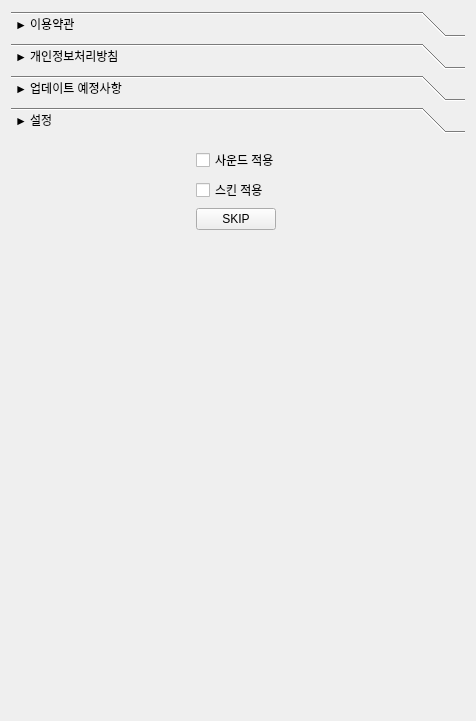
<?xml version="1.0" encoding="UTF-8"?>
<ui version="4.0">
 <class>Form</class>
 <widget class="QWidget" name="Form">
  <property name="geometry">
   <rect>
    <x>0</x>
    <y>0</y>
    <width>476</width>
    <height>721</height>
   </rect>
  </property>
  <property name="windowTitle">
   <string>Form</string>
  </property>
  <layout class="QHBoxLayout" name="horizontalLayout">
   <item>
    <widget class="QToolBox" name="toolBox">
     <property name="currentIndex">
      <number>3</number>
     </property>
     <widget class="QWidget" name="page">
      <property name="geometry">
       <rect>
        <x>0</x>
        <y>0</y>
        <width>452</width>
        <height>553</height>
       </rect>
      </property>
      <attribute name="label">
       <string>► 이용약관</string>
      </attribute>
      <layout class="QHBoxLayout" name="horizontalLayout_2">
       <item>
        <widget class="QScrollArea" name="scrollArea">
         <property name="widgetResizable">
          <bool>true</bool>
         </property>
         <widget class="QWidget" name="scrollAreaWidgetContents">
          <property name="geometry">
           <rect>
            <x>0</x>
            <y>0</y>
            <width>426</width>
            <height>527</height>
           </rect>
          </property>
          <layout class="QHBoxLayout" name="horizontalLayout_8">
           <item>
            <widget class="QTextEdit" name="textEdit_3">
             <property name="html">
              <string>&lt;!DOCTYPE HTML PUBLIC &quot;-//W3C//DTD HTML 4.0//EN&quot; &quot;http://www.w3.org/TR/REC-html40/strict.dtd&quot;&gt;
&lt;html&gt;&lt;head&gt;&lt;meta name=&quot;qrichtext&quot; content=&quot;1&quot; /&gt;&lt;style type=&quot;text/css&quot;&gt;
p, li { white-space: pre-wrap; }
&lt;/style&gt;&lt;/head&gt;&lt;body style=&quot; font-family:'.AppleSystemUIFont'; font-size:13pt; font-weight:400; font-style:normal;&quot;&gt;
&lt;p style=&quot; margin-top:0px; margin-bottom:0px; margin-left:0px; margin-right:0px; -qt-block-indent:0; text-indent:0px;&quot;&gt;ㅇ&lt;/p&gt;
&lt;p style=&quot; margin-top:0px; margin-bottom:0px; margin-left:0px; margin-right:0px; -qt-block-indent:0; text-indent:0px;&quot;&gt;ㅇ&lt;/p&gt;
&lt;p style=&quot; margin-top:0px; margin-bottom:0px; margin-left:0px; margin-right:0px; -qt-block-indent:0; text-indent:0px;&quot;&gt;ㅇ&lt;/p&gt;
&lt;p style=&quot; margin-top:0px; margin-bottom:0px; margin-left:0px; margin-right:0px; -qt-block-indent:0; text-indent:0px;&quot;&gt;ㅇ&lt;/p&gt;
&lt;p style=&quot; margin-top:0px; margin-bottom:0px; margin-left:0px; margin-right:0px; -qt-block-indent:0; text-indent:0px;&quot;&gt;ㅇ&lt;/p&gt;
&lt;p style=&quot; margin-top:0px; margin-bottom:0px; margin-left:0px; margin-right:0px; -qt-block-indent:0; text-indent:0px;&quot;&gt;ㅇ&lt;/p&gt;
&lt;p style=&quot; margin-top:0px; margin-bottom:0px; margin-left:0px; margin-right:0px; -qt-block-indent:0; text-indent:0px;&quot;&gt;ㅇ&lt;/p&gt;
&lt;p style=&quot; margin-top:0px; margin-bottom:0px; margin-left:0px; margin-right:0px; -qt-block-indent:0; text-indent:0px;&quot;&gt;ㅇ&lt;/p&gt;
&lt;p style=&quot; margin-top:0px; margin-bottom:0px; margin-left:0px; margin-right:0px; -qt-block-indent:0; text-indent:0px;&quot;&gt;ㅇ&lt;/p&gt;
&lt;p style=&quot; margin-top:0px; margin-bottom:0px; margin-left:0px; margin-right:0px; -qt-block-indent:0; text-indent:0px;&quot;&gt;ㅇ&lt;/p&gt;
&lt;p style=&quot; margin-top:0px; margin-bottom:0px; margin-left:0px; margin-right:0px; -qt-block-indent:0; text-indent:0px;&quot;&gt;ㅇ&lt;/p&gt;
&lt;p style=&quot; margin-top:0px; margin-bottom:0px; margin-left:0px; margin-right:0px; -qt-block-indent:0; text-indent:0px;&quot;&gt;ㅇ&lt;/p&gt;
&lt;p style=&quot; margin-top:0px; margin-bottom:0px; margin-left:0px; margin-right:0px; -qt-block-indent:0; text-indent:0px;&quot;&gt;ㅇ&lt;/p&gt;
&lt;p style=&quot; margin-top:0px; margin-bottom:0px; margin-left:0px; margin-right:0px; -qt-block-indent:0; text-indent:0px;&quot;&gt;ㅇ&lt;/p&gt;
&lt;p style=&quot; margin-top:0px; margin-bottom:0px; margin-left:0px; margin-right:0px; -qt-block-indent:0; text-indent:0px;&quot;&gt;ㅇ&lt;/p&gt;
&lt;p style=&quot; margin-top:0px; margin-bottom:0px; margin-left:0px; margin-right:0px; -qt-block-indent:0; text-indent:0px;&quot;&gt;ㅇ&lt;/p&gt;
&lt;p style=&quot; margin-top:0px; margin-bottom:0px; margin-left:0px; margin-right:0px; -qt-block-indent:0; text-indent:0px;&quot;&gt;ㅇ&lt;/p&gt;
&lt;p style=&quot; margin-top:0px; margin-bottom:0px; margin-left:0px; margin-right:0px; -qt-block-indent:0; text-indent:0px;&quot;&gt;ㅇ&lt;/p&gt;
&lt;p style=&quot; margin-top:0px; margin-bottom:0px; margin-left:0px; margin-right:0px; -qt-block-indent:0; text-indent:0px;&quot;&gt;ㅇ&lt;/p&gt;
&lt;p style=&quot; margin-top:0px; margin-bottom:0px; margin-left:0px; margin-right:0px; -qt-block-indent:0; text-indent:0px;&quot;&gt;ㅇ&lt;/p&gt;
&lt;p style=&quot; margin-top:0px; margin-bottom:0px; margin-left:0px; margin-right:0px; -qt-block-indent:0; text-indent:0px;&quot;&gt;ㅇ&lt;/p&gt;
&lt;p style=&quot; margin-top:0px; margin-bottom:0px; margin-left:0px; margin-right:0px; -qt-block-indent:0; text-indent:0px;&quot;&gt;ㅇ&lt;/p&gt;
&lt;p style=&quot; margin-top:0px; margin-bottom:0px; margin-left:0px; margin-right:0px; -qt-block-indent:0; text-indent:0px;&quot;&gt;ㅇ&lt;/p&gt;
&lt;p style=&quot; margin-top:0px; margin-bottom:0px; margin-left:0px; margin-right:0px; -qt-block-indent:0; text-indent:0px;&quot;&gt;ㅇ&lt;/p&gt;
&lt;p style=&quot; margin-top:0px; margin-bottom:0px; margin-left:0px; margin-right:0px; -qt-block-indent:0; text-indent:0px;&quot;&gt;ㅇ&lt;/p&gt;
&lt;p style=&quot; margin-top:0px; margin-bottom:0px; margin-left:0px; margin-right:0px; -qt-block-indent:0; text-indent:0px;&quot;&gt;ㅇ&lt;/p&gt;
&lt;p style=&quot; margin-top:0px; margin-bottom:0px; margin-left:0px; margin-right:0px; -qt-block-indent:0; text-indent:0px;&quot;&gt;ㅇ&lt;/p&gt;
&lt;p style=&quot; margin-top:0px; margin-bottom:0px; margin-left:0px; margin-right:0px; -qt-block-indent:0; text-indent:0px;&quot;&gt;ㅇ&lt;/p&gt;
&lt;p style=&quot; margin-top:0px; margin-bottom:0px; margin-left:0px; margin-right:0px; -qt-block-indent:0; text-indent:0px;&quot;&gt;ㅇ&lt;/p&gt;
&lt;p style=&quot; margin-top:0px; margin-bottom:0px; margin-left:0px; margin-right:0px; -qt-block-indent:0; text-indent:0px;&quot;&gt;ㅇ&lt;/p&gt;
&lt;p style=&quot; margin-top:0px; margin-bottom:0px; margin-left:0px; margin-right:0px; -qt-block-indent:0; text-indent:0px;&quot;&gt;ㅇ&lt;/p&gt;
&lt;p style=&quot; margin-top:0px; margin-bottom:0px; margin-left:0px; margin-right:0px; -qt-block-indent:0; text-indent:0px;&quot;&gt;ㅇ&lt;/p&gt;
&lt;p style=&quot; margin-top:0px; margin-bottom:0px; margin-left:0px; margin-right:0px; -qt-block-indent:0; text-indent:0px;&quot;&gt;ㅇ&lt;/p&gt;
&lt;p style=&quot; margin-top:0px; margin-bottom:0px; margin-left:0px; margin-right:0px; -qt-block-indent:0; text-indent:0px;&quot;&gt;ㅇ&lt;/p&gt;
&lt;p style=&quot; margin-top:0px; margin-bottom:0px; margin-left:0px; margin-right:0px; -qt-block-indent:0; text-indent:0px;&quot;&gt;ㅇ&lt;/p&gt;
&lt;p style=&quot; margin-top:0px; margin-bottom:0px; margin-left:0px; margin-right:0px; -qt-block-indent:0; text-indent:0px;&quot;&gt;ㅇ&lt;/p&gt;
&lt;p style=&quot; margin-top:0px; margin-bottom:0px; margin-left:0px; margin-right:0px; -qt-block-indent:0; text-indent:0px;&quot;&gt;ㅇ&lt;/p&gt;
&lt;p style=&quot; margin-top:0px; margin-bottom:0px; margin-left:0px; margin-right:0px; -qt-block-indent:0; text-indent:0px;&quot;&gt;ㅇ&lt;/p&gt;
&lt;p style=&quot; margin-top:0px; margin-bottom:0px; margin-left:0px; margin-right:0px; -qt-block-indent:0; text-indent:0px;&quot;&gt;ㅇ&lt;/p&gt;
&lt;p style=&quot; margin-top:0px; margin-bottom:0px; margin-left:0px; margin-right:0px; -qt-block-indent:0; text-indent:0px;&quot;&gt;ㅇ&lt;/p&gt;
&lt;p style=&quot; margin-top:0px; margin-bottom:0px; margin-left:0px; margin-right:0px; -qt-block-indent:0; text-indent:0px;&quot;&gt;ㅇ&lt;/p&gt;
&lt;p style=&quot; margin-top:0px; margin-bottom:0px; margin-left:0px; margin-right:0px; -qt-block-indent:0; text-indent:0px;&quot;&gt;ㅇ&lt;/p&gt;
&lt;p style=&quot;-qt-paragraph-type:empty; margin-top:0px; margin-bottom:0px; margin-left:0px; margin-right:0px; -qt-block-indent:0; text-indent:0px;&quot;&gt;&lt;br /&gt;&lt;/p&gt;&lt;/body&gt;&lt;/html&gt;</string>
             </property>
            </widget>
           </item>
          </layout>
         </widget>
        </widget>
       </item>
      </layout>
     </widget>
     <widget class="QWidget" name="page_2">
      <property name="geometry">
       <rect>
        <x>0</x>
        <y>0</y>
        <width>452</width>
        <height>553</height>
       </rect>
      </property>
      <attribute name="label">
       <string>► 개인정보처리방침</string>
      </attribute>
      <layout class="QHBoxLayout" name="horizontalLayout_3">
       <item>
        <widget class="QScrollArea" name="scrollArea_2">
         <property name="widgetResizable">
          <bool>true</bool>
         </property>
         <widget class="QWidget" name="scrollAreaWidgetContents_2">
          <property name="geometry">
           <rect>
            <x>0</x>
            <y>0</y>
            <width>426</width>
            <height>527</height>
           </rect>
          </property>
          <layout class="QHBoxLayout" name="horizontalLayout_7">
           <item>
            <widget class="QTextEdit" name="textEdit_2">
             <property name="html">
              <string>&lt;!DOCTYPE HTML PUBLIC &quot;-//W3C//DTD HTML 4.0//EN&quot; &quot;http://www.w3.org/TR/REC-html40/strict.dtd&quot;&gt;
&lt;html&gt;&lt;head&gt;&lt;meta name=&quot;qrichtext&quot; content=&quot;1&quot; /&gt;&lt;style type=&quot;text/css&quot;&gt;
p, li { white-space: pre-wrap; }
&lt;/style&gt;&lt;/head&gt;&lt;body style=&quot; font-family:'.AppleSystemUIFont'; font-size:13pt; font-weight:400; font-style:normal;&quot;&gt;
&lt;p style=&quot; margin-top:0px; margin-bottom:0px; margin-left:0px; margin-right:0px; -qt-block-indent:0; text-indent:0px;&quot;&gt;ㅎ&lt;/p&gt;
&lt;p style=&quot; margin-top:0px; margin-bottom:0px; margin-left:0px; margin-right:0px; -qt-block-indent:0; text-indent:0px;&quot;&gt;ㅎ&lt;/p&gt;
&lt;p style=&quot; margin-top:0px; margin-bottom:0px; margin-left:0px; margin-right:0px; -qt-block-indent:0; text-indent:0px;&quot;&gt;ㅎ&lt;/p&gt;
&lt;p style=&quot; margin-top:0px; margin-bottom:0px; margin-left:0px; margin-right:0px; -qt-block-indent:0; text-indent:0px;&quot;&gt;ㅎ&lt;/p&gt;
&lt;p style=&quot; margin-top:0px; margin-bottom:0px; margin-left:0px; margin-right:0px; -qt-block-indent:0; text-indent:0px;&quot;&gt;ㅎ&lt;/p&gt;
&lt;p style=&quot; margin-top:0px; margin-bottom:0px; margin-left:0px; margin-right:0px; -qt-block-indent:0; text-indent:0px;&quot;&gt;ㅎ&lt;/p&gt;
&lt;p style=&quot; margin-top:0px; margin-bottom:0px; margin-left:0px; margin-right:0px; -qt-block-indent:0; text-indent:0px;&quot;&gt;ㅎ&lt;/p&gt;
&lt;p style=&quot; margin-top:0px; margin-bottom:0px; margin-left:0px; margin-right:0px; -qt-block-indent:0; text-indent:0px;&quot;&gt;ㅎ&lt;/p&gt;
&lt;p style=&quot; margin-top:0px; margin-bottom:0px; margin-left:0px; margin-right:0px; -qt-block-indent:0; text-indent:0px;&quot;&gt;ㅎ&lt;/p&gt;
&lt;p style=&quot; margin-top:0px; margin-bottom:0px; margin-left:0px; margin-right:0px; -qt-block-indent:0; text-indent:0px;&quot;&gt;ㅎ&lt;/p&gt;
&lt;p style=&quot; margin-top:0px; margin-bottom:0px; margin-left:0px; margin-right:0px; -qt-block-indent:0; text-indent:0px;&quot;&gt;ㅎ&lt;/p&gt;
&lt;p style=&quot; margin-top:0px; margin-bottom:0px; margin-left:0px; margin-right:0px; -qt-block-indent:0; text-indent:0px;&quot;&gt;ㅎ&lt;/p&gt;
&lt;p style=&quot; margin-top:0px; margin-bottom:0px; margin-left:0px; margin-right:0px; -qt-block-indent:0; text-indent:0px;&quot;&gt;ㅎ&lt;/p&gt;
&lt;p style=&quot; margin-top:0px; margin-bottom:0px; margin-left:0px; margin-right:0px; -qt-block-indent:0; text-indent:0px;&quot;&gt;ㅎ&lt;/p&gt;
&lt;p style=&quot; margin-top:0px; margin-bottom:0px; margin-left:0px; margin-right:0px; -qt-block-indent:0; text-indent:0px;&quot;&gt;ㅎ&lt;/p&gt;
&lt;p style=&quot; margin-top:0px; margin-bottom:0px; margin-left:0px; margin-right:0px; -qt-block-indent:0; text-indent:0px;&quot;&gt;ㅎ&lt;/p&gt;
&lt;p style=&quot; margin-top:0px; margin-bottom:0px; margin-left:0px; margin-right:0px; -qt-block-indent:0; text-indent:0px;&quot;&gt;ㅎ&lt;/p&gt;
&lt;p style=&quot; margin-top:0px; margin-bottom:0px; margin-left:0px; margin-right:0px; -qt-block-indent:0; text-indent:0px;&quot;&gt;ㅎ&lt;/p&gt;
&lt;p style=&quot; margin-top:0px; margin-bottom:0px; margin-left:0px; margin-right:0px; -qt-block-indent:0; text-indent:0px;&quot;&gt;ㅎ&lt;/p&gt;
&lt;p style=&quot; margin-top:0px; margin-bottom:0px; margin-left:0px; margin-right:0px; -qt-block-indent:0; text-indent:0px;&quot;&gt;ㅎ&lt;/p&gt;
&lt;p style=&quot; margin-top:0px; margin-bottom:0px; margin-left:0px; margin-right:0px; -qt-block-indent:0; text-indent:0px;&quot;&gt;ㅎ&lt;/p&gt;
&lt;p style=&quot; margin-top:0px; margin-bottom:0px; margin-left:0px; margin-right:0px; -qt-block-indent:0; text-indent:0px;&quot;&gt;ㅎ&lt;/p&gt;
&lt;p style=&quot; margin-top:0px; margin-bottom:0px; margin-left:0px; margin-right:0px; -qt-block-indent:0; text-indent:0px;&quot;&gt;ㅎ&lt;/p&gt;
&lt;p style=&quot; margin-top:0px; margin-bottom:0px; margin-left:0px; margin-right:0px; -qt-block-indent:0; text-indent:0px;&quot;&gt;ㅎ&lt;/p&gt;
&lt;p style=&quot; margin-top:0px; margin-bottom:0px; margin-left:0px; margin-right:0px; -qt-block-indent:0; text-indent:0px;&quot;&gt;ㅎ&lt;/p&gt;
&lt;p style=&quot; margin-top:0px; margin-bottom:0px; margin-left:0px; margin-right:0px; -qt-block-indent:0; text-indent:0px;&quot;&gt;ㅎ&lt;/p&gt;
&lt;p style=&quot; margin-top:0px; margin-bottom:0px; margin-left:0px; margin-right:0px; -qt-block-indent:0; text-indent:0px;&quot;&gt;ㅎ&lt;/p&gt;
&lt;p style=&quot; margin-top:0px; margin-bottom:0px; margin-left:0px; margin-right:0px; -qt-block-indent:0; text-indent:0px;&quot;&gt;ㅎ&lt;/p&gt;
&lt;p style=&quot; margin-top:0px; margin-bottom:0px; margin-left:0px; margin-right:0px; -qt-block-indent:0; text-indent:0px;&quot;&gt;ㅎ&lt;/p&gt;
&lt;p style=&quot; margin-top:0px; margin-bottom:0px; margin-left:0px; margin-right:0px; -qt-block-indent:0; text-indent:0px;&quot;&gt;ㅎ&lt;/p&gt;
&lt;p style=&quot; margin-top:0px; margin-bottom:0px; margin-left:0px; margin-right:0px; -qt-block-indent:0; text-indent:0px;&quot;&gt;ㅎ&lt;/p&gt;
&lt;p style=&quot; margin-top:0px; margin-bottom:0px; margin-left:0px; margin-right:0px; -qt-block-indent:0; text-indent:0px;&quot;&gt;ㅎ&lt;/p&gt;
&lt;p style=&quot; margin-top:0px; margin-bottom:0px; margin-left:0px; margin-right:0px; -qt-block-indent:0; text-indent:0px;&quot;&gt;ㅎ&lt;/p&gt;
&lt;p style=&quot; margin-top:0px; margin-bottom:0px; margin-left:0px; margin-right:0px; -qt-block-indent:0; text-indent:0px;&quot;&gt;ㅎ&lt;/p&gt;
&lt;p style=&quot; margin-top:0px; margin-bottom:0px; margin-left:0px; margin-right:0px; -qt-block-indent:0; text-indent:0px;&quot;&gt;ㅎ&lt;/p&gt;
&lt;p style=&quot;-qt-paragraph-type:empty; margin-top:0px; margin-bottom:0px; margin-left:0px; margin-right:0px; -qt-block-indent:0; text-indent:0px;&quot;&gt;&lt;br /&gt;&lt;/p&gt;&lt;/body&gt;&lt;/html&gt;</string>
             </property>
            </widget>
           </item>
          </layout>
         </widget>
        </widget>
       </item>
      </layout>
     </widget>
     <widget class="QWidget" name="page_3">
      <attribute name="label">
       <string>► 업데이트 예정사항</string>
      </attribute>
      <layout class="QHBoxLayout" name="horizontalLayout_4">
       <item>
        <widget class="QScrollArea" name="scrollArea_3">
         <property name="widgetResizable">
          <bool>true</bool>
         </property>
         <widget class="QWidget" name="scrollAreaWidgetContents_3">
          <property name="geometry">
           <rect>
            <x>0</x>
            <y>0</y>
            <width>426</width>
            <height>527</height>
           </rect>
          </property>
          <layout class="QHBoxLayout" name="horizontalLayout_6">
           <item>
            <widget class="QTextEdit" name="textEdit">
             <property name="html">
              <string>&lt;!DOCTYPE HTML PUBLIC &quot;-//W3C//DTD HTML 4.0//EN&quot; &quot;http://www.w3.org/TR/REC-html40/strict.dtd&quot;&gt;
&lt;html&gt;&lt;head&gt;&lt;meta name=&quot;qrichtext&quot; content=&quot;1&quot; /&gt;&lt;style type=&quot;text/css&quot;&gt;
p, li { white-space: pre-wrap; }
&lt;/style&gt;&lt;/head&gt;&lt;body style=&quot; font-family:'.AppleSystemUIFont'; font-size:13pt; font-weight:400; font-style:normal;&quot;&gt;
&lt;p style=&quot; margin-top:0px; margin-bottom:0px; margin-left:0px; margin-right:0px; -qt-block-indent:0; text-indent:0px;&quot;&gt;ㅋ&lt;/p&gt;
&lt;p style=&quot; margin-top:0px; margin-bottom:0px; margin-left:0px; margin-right:0px; -qt-block-indent:0; text-indent:0px;&quot;&gt;ㅋ&lt;/p&gt;
&lt;p style=&quot; margin-top:0px; margin-bottom:0px; margin-left:0px; margin-right:0px; -qt-block-indent:0; text-indent:0px;&quot;&gt;ㅋ&lt;/p&gt;
&lt;p style=&quot; margin-top:0px; margin-bottom:0px; margin-left:0px; margin-right:0px; -qt-block-indent:0; text-indent:0px;&quot;&gt;ㅋ&lt;/p&gt;
&lt;p style=&quot; margin-top:0px; margin-bottom:0px; margin-left:0px; margin-right:0px; -qt-block-indent:0; text-indent:0px;&quot;&gt;ㅋ&lt;/p&gt;
&lt;p style=&quot; margin-top:0px; margin-bottom:0px; margin-left:0px; margin-right:0px; -qt-block-indent:0; text-indent:0px;&quot;&gt;ㅋ&lt;/p&gt;
&lt;p style=&quot; margin-top:0px; margin-bottom:0px; margin-left:0px; margin-right:0px; -qt-block-indent:0; text-indent:0px;&quot;&gt;ㅋ&lt;/p&gt;
&lt;p style=&quot; margin-top:0px; margin-bottom:0px; margin-left:0px; margin-right:0px; -qt-block-indent:0; text-indent:0px;&quot;&gt;ㅋ&lt;/p&gt;
&lt;p style=&quot; margin-top:0px; margin-bottom:0px; margin-left:0px; margin-right:0px; -qt-block-indent:0; text-indent:0px;&quot;&gt;ㅋ&lt;/p&gt;
&lt;p style=&quot; margin-top:0px; margin-bottom:0px; margin-left:0px; margin-right:0px; -qt-block-indent:0; text-indent:0px;&quot;&gt;ㅋ&lt;/p&gt;
&lt;p style=&quot; margin-top:0px; margin-bottom:0px; margin-left:0px; margin-right:0px; -qt-block-indent:0; text-indent:0px;&quot;&gt;ㅋ&lt;/p&gt;
&lt;p style=&quot; margin-top:0px; margin-bottom:0px; margin-left:0px; margin-right:0px; -qt-block-indent:0; text-indent:0px;&quot;&gt;ㅋ&lt;/p&gt;
&lt;p style=&quot; margin-top:0px; margin-bottom:0px; margin-left:0px; margin-right:0px; -qt-block-indent:0; text-indent:0px;&quot;&gt;ㅋ&lt;/p&gt;
&lt;p style=&quot; margin-top:0px; margin-bottom:0px; margin-left:0px; margin-right:0px; -qt-block-indent:0; text-indent:0px;&quot;&gt;ㅋ&lt;/p&gt;
&lt;p style=&quot; margin-top:0px; margin-bottom:0px; margin-left:0px; margin-right:0px; -qt-block-indent:0; text-indent:0px;&quot;&gt;ㅋ&lt;/p&gt;
&lt;p style=&quot; margin-top:0px; margin-bottom:0px; margin-left:0px; margin-right:0px; -qt-block-indent:0; text-indent:0px;&quot;&gt;ㅋ&lt;/p&gt;
&lt;p style=&quot; margin-top:0px; margin-bottom:0px; margin-left:0px; margin-right:0px; -qt-block-indent:0; text-indent:0px;&quot;&gt;ㅋ&lt;/p&gt;
&lt;p style=&quot; margin-top:0px; margin-bottom:0px; margin-left:0px; margin-right:0px; -qt-block-indent:0; text-indent:0px;&quot;&gt;ㅋ&lt;/p&gt;
&lt;p style=&quot; margin-top:0px; margin-bottom:0px; margin-left:0px; margin-right:0px; -qt-block-indent:0; text-indent:0px;&quot;&gt;ㅋ&lt;/p&gt;
&lt;p style=&quot; margin-top:0px; margin-bottom:0px; margin-left:0px; margin-right:0px; -qt-block-indent:0; text-indent:0px;&quot;&gt;ㅋ&lt;/p&gt;
&lt;p style=&quot; margin-top:0px; margin-bottom:0px; margin-left:0px; margin-right:0px; -qt-block-indent:0; text-indent:0px;&quot;&gt;ㅋ&lt;/p&gt;
&lt;p style=&quot; margin-top:0px; margin-bottom:0px; margin-left:0px; margin-right:0px; -qt-block-indent:0; text-indent:0px;&quot;&gt;ㅋ&lt;/p&gt;
&lt;p style=&quot; margin-top:0px; margin-bottom:0px; margin-left:0px; margin-right:0px; -qt-block-indent:0; text-indent:0px;&quot;&gt;ㅋ&lt;/p&gt;
&lt;p style=&quot; margin-top:0px; margin-bottom:0px; margin-left:0px; margin-right:0px; -qt-block-indent:0; text-indent:0px;&quot;&gt;ㅋ&lt;/p&gt;
&lt;p style=&quot; margin-top:0px; margin-bottom:0px; margin-left:0px; margin-right:0px; -qt-block-indent:0; text-indent:0px;&quot;&gt;ㅋ&lt;/p&gt;
&lt;p style=&quot; margin-top:0px; margin-bottom:0px; margin-left:0px; margin-right:0px; -qt-block-indent:0; text-indent:0px;&quot;&gt;ㅋ&lt;/p&gt;
&lt;p style=&quot; margin-top:0px; margin-bottom:0px; margin-left:0px; margin-right:0px; -qt-block-indent:0; text-indent:0px;&quot;&gt;ㅋ&lt;/p&gt;
&lt;p style=&quot; margin-top:0px; margin-bottom:0px; margin-left:0px; margin-right:0px; -qt-block-indent:0; text-indent:0px;&quot;&gt;ㅋ&lt;/p&gt;
&lt;p style=&quot; margin-top:0px; margin-bottom:0px; margin-left:0px; margin-right:0px; -qt-block-indent:0; text-indent:0px;&quot;&gt;ㅋ&lt;/p&gt;
&lt;p style=&quot; margin-top:0px; margin-bottom:0px; margin-left:0px; margin-right:0px; -qt-block-indent:0; text-indent:0px;&quot;&gt;ㅋ&lt;/p&gt;
&lt;p style=&quot; margin-top:0px; margin-bottom:0px; margin-left:0px; margin-right:0px; -qt-block-indent:0; text-indent:0px;&quot;&gt;ㅋ&lt;/p&gt;
&lt;p style=&quot; margin-top:0px; margin-bottom:0px; margin-left:0px; margin-right:0px; -qt-block-indent:0; text-indent:0px;&quot;&gt;ㅋ&lt;/p&gt;
&lt;p style=&quot; margin-top:0px; margin-bottom:0px; margin-left:0px; margin-right:0px; -qt-block-indent:0; text-indent:0px;&quot;&gt;ㅋ&lt;/p&gt;
&lt;p style=&quot; margin-top:0px; margin-bottom:0px; margin-left:0px; margin-right:0px; -qt-block-indent:0; text-indent:0px;&quot;&gt;ㅋ&lt;/p&gt;
&lt;p style=&quot; margin-top:0px; margin-bottom:0px; margin-left:0px; margin-right:0px; -qt-block-indent:0; text-indent:0px;&quot;&gt;ㅋ&lt;/p&gt;
&lt;p style=&quot; margin-top:0px; margin-bottom:0px; margin-left:0px; margin-right:0px; -qt-block-indent:0; text-indent:0px;&quot;&gt;ㅋ&lt;/p&gt;
&lt;p style=&quot; margin-top:0px; margin-bottom:0px; margin-left:0px; margin-right:0px; -qt-block-indent:0; text-indent:0px;&quot;&gt;ㅋ&lt;/p&gt;
&lt;p style=&quot; margin-top:0px; margin-bottom:0px; margin-left:0px; margin-right:0px; -qt-block-indent:0; text-indent:0px;&quot;&gt;ㅋ&lt;/p&gt;
&lt;p style=&quot; margin-top:0px; margin-bottom:0px; margin-left:0px; margin-right:0px; -qt-block-indent:0; text-indent:0px;&quot;&gt;ㅋ&lt;/p&gt;
&lt;p style=&quot; margin-top:0px; margin-bottom:0px; margin-left:0px; margin-right:0px; -qt-block-indent:0; text-indent:0px;&quot;&gt;ㅋ&lt;/p&gt;
&lt;p style=&quot; margin-top:0px; margin-bottom:0px; margin-left:0px; margin-right:0px; -qt-block-indent:0; text-indent:0px;&quot;&gt;ㅋ&lt;/p&gt;
&lt;p style=&quot; margin-top:0px; margin-bottom:0px; margin-left:0px; margin-right:0px; -qt-block-indent:0; text-indent:0px;&quot;&gt;ㅋ&lt;/p&gt;
&lt;p style=&quot; margin-top:0px; margin-bottom:0px; margin-left:0px; margin-right:0px; -qt-block-indent:0; text-indent:0px;&quot;&gt;ㅋ&lt;/p&gt;
&lt;p style=&quot; margin-top:0px; margin-bottom:0px; margin-left:0px; margin-right:0px; -qt-block-indent:0; text-indent:0px;&quot;&gt;ㅋ&lt;/p&gt;
&lt;p style=&quot; margin-top:0px; margin-bottom:0px; margin-left:0px; margin-right:0px; -qt-block-indent:0; text-indent:0px;&quot;&gt;ㅋ&lt;/p&gt;
&lt;p style=&quot; margin-top:0px; margin-bottom:0px; margin-left:0px; margin-right:0px; -qt-block-indent:0; text-indent:0px;&quot;&gt;ㅋ&lt;/p&gt;
&lt;p style=&quot; margin-top:0px; margin-bottom:0px; margin-left:0px; margin-right:0px; -qt-block-indent:0; text-indent:0px;&quot;&gt;ㅋ&lt;/p&gt;
&lt;p style=&quot; margin-top:0px; margin-bottom:0px; margin-left:0px; margin-right:0px; -qt-block-indent:0; text-indent:0px;&quot;&gt;ㅋ&lt;/p&gt;
&lt;p style=&quot; margin-top:0px; margin-bottom:0px; margin-left:0px; margin-right:0px; -qt-block-indent:0; text-indent:0px;&quot;&gt;ㅋ&lt;/p&gt;
&lt;p style=&quot; margin-top:0px; margin-bottom:0px; margin-left:0px; margin-right:0px; -qt-block-indent:0; text-indent:0px;&quot;&gt;ㅋ&lt;/p&gt;&lt;/body&gt;&lt;/html&gt;</string>
             </property>
            </widget>
           </item>
          </layout>
         </widget>
        </widget>
       </item>
      </layout>
     </widget>
     <widget class="QWidget" name="page_4">
      <attribute name="label">
       <string>► 설정</string>
      </attribute>
      <layout class="QHBoxLayout" name="horizontalLayout_5">
       <item>
        <layout class="QVBoxLayout" name="verticalLayout">
         <item>
          <widget class="QCheckBox" name="checkBox">
           <property name="sizePolicy">
            <sizepolicy hsizetype="Minimum" vsizetype="Fixed">
             <horstretch>0</horstretch>
             <verstretch>0</verstretch>
            </sizepolicy>
           </property>
           <property name="text">
            <string>사운드 적용</string>
           </property>
          </widget>
         </item>
         <item>
          <widget class="QCheckBox" name="checkBox_2">
           <property name="text">
            <string>스킨 적용</string>
           </property>
          </widget>
         </item>
         <item>
          <widget class="QPushButton" name="pushButton_3">
           <property name="sizePolicy">
            <sizepolicy hsizetype="Maximum" vsizetype="Fixed">
             <horstretch>0</horstretch>
             <verstretch>0</verstretch>
            </sizepolicy>
           </property>
           <property name="text">
            <string>SKIP</string>
           </property>
          </widget>
         </item>
         <item>
          <spacer name="verticalSpacer">
           <property name="orientation">
            <enum>Qt::Vertical</enum>
           </property>
           <property name="sizeType">
            <enum>QSizePolicy::Maximum</enum>
           </property>
           <property name="sizeHint" stdset="0">
            <size>
             <width>20</width>
             <height>500</height>
            </size>
           </property>
          </spacer>
         </item>
        </layout>
       </item>
      </layout>
     </widget>
    </widget>
   </item>
  </layout>
 </widget>
 <resources/>
 <connections/>
</ui>
